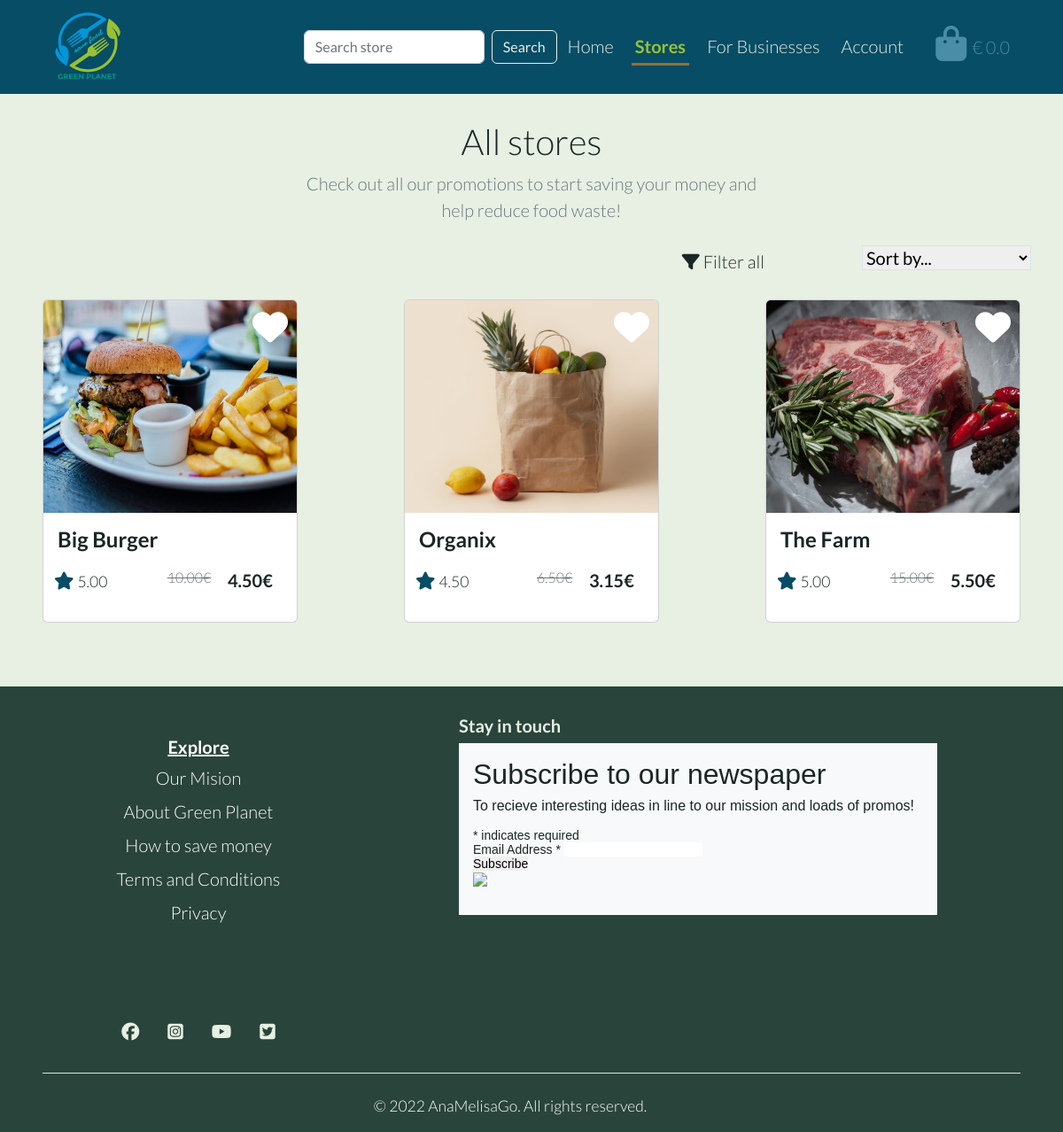
Before: /stores/ with the older database file.
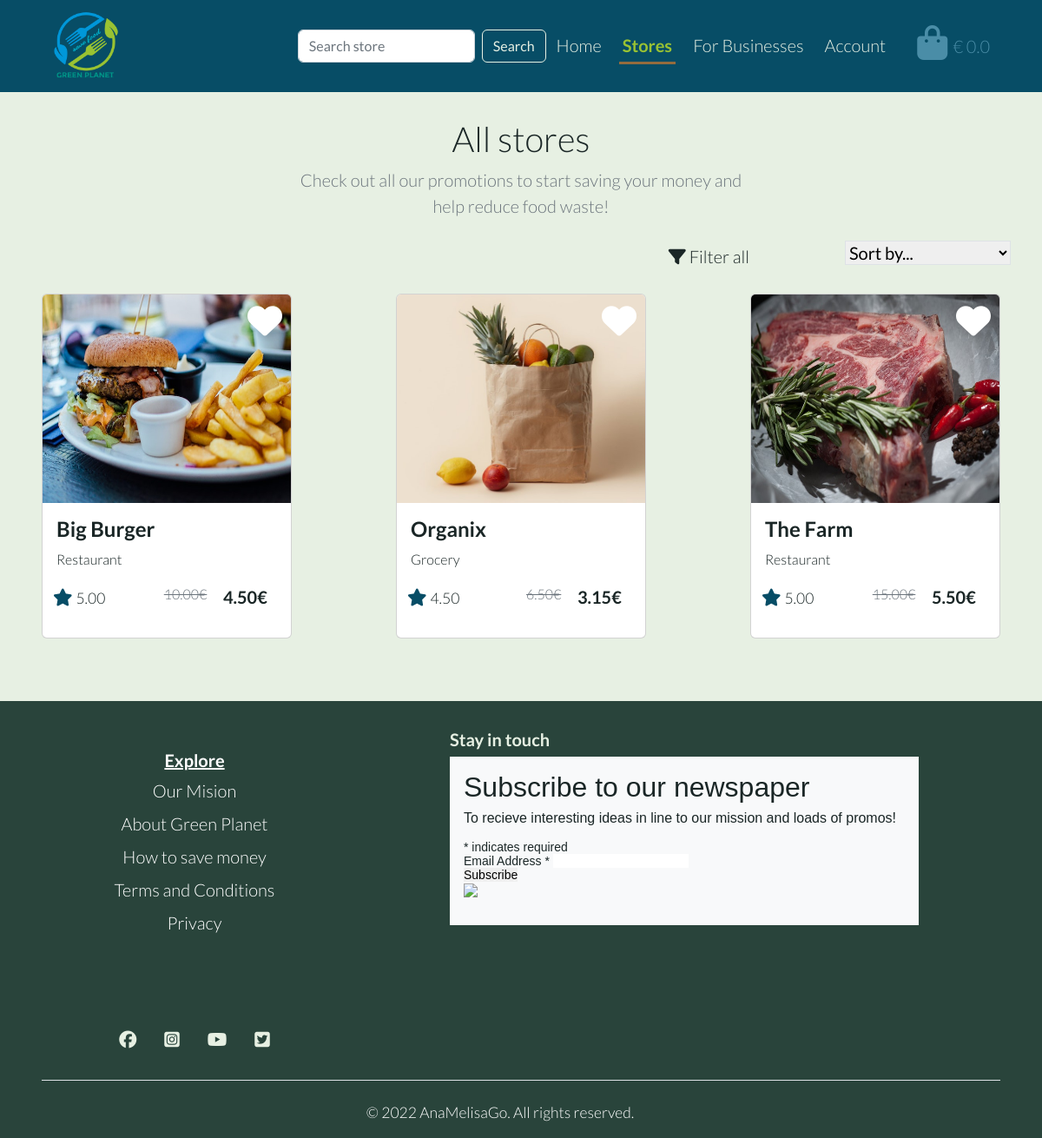
After: the same page with the newer database file.
### store/models.py (models this page shows, shortened)
class Store(models.Model):
    business_type = models.ForeignKey(
        'BusinessType', null=True, blank=True, on_delete=models.SET_NULL
    )
    store_name = models.CharField(max_length=255)
    details = models.TextField()
    address = models.CharField(max_length=255)
    original_price = models.DecimalField(max_digits=4, decimal_places=2)
    price = models.DecimalField(max_digits=4, decimal_places=2)
    rating = models.DecimalField(
        max_digits=4, decimal_places=2, null=True, blank=True
    )
    favourites = models.ManyToManyField(
        User, related_name='favourite', default=None, blank=True
    )
    image = models.ImageField(null=True, blank=True)
    def __str__(self):
        return self.store_name

class BusinessType(models.Model):
    name = models.CharField(max_length=255)
    friendly_name = models.CharField(max_length=255, null=True, blank=True)

### store/views.py (the view, shortened to what this page needs)
# urls.py: path('', views.all_stores, name='all_stores'),
def all_stores(request):
    stores = Store.objects.all()
    query = None
    business_types = None
    sort = None
    direction = None
    current_sorting = f'{sort}_{direction}'
    context = {
        'store': 'active',
        'all_stores': 'active',
        'stores': stores,
        'current_type': 'business_types',
        'current_sorting': current_sorting,
    }
    return render(request, 'stores/all_stores.html', context)

### bag/contexts.py (called while the page is built, shortened)
def bag_contents(request):
    bag_items = []
    grand_total = 0
    bag = request.session.get('bag', {})
    context = {
        'bag_items': bag_items,
        'grand_total': grand_total,
    }
    return context

### store/templates/stores/all_stores.html (shortened to what this page needs)
{% extends "base.html" %}
{% load static %}
{% block content %}
<main>
    <section class="py-2 text-center container">
        <div class="row">
            <div class="col-lg-6 col-md-8 mx-auto">
                <h1 class="fw-light">All stores</h1>
                <p class="lead text-muted">
                    Check out all our promotions to start saving your money and help reduce food waste!
                </p>
            </div>
        </div>
    </section>
    <section>
        <div class="row me-4">
            <div class="col-lg-3 col-md-4 col-sm-6 offset-lg-6 offset-md-4">
                <div class="dropdown d-flex gap-5 justify-content-end">
                    <a class="p-1 filter-link" href="#" role="button" data-bs-toggle="dropdown" aria-expanded="false">
                        <i class="fas fa-filter"></i>
                        <span>Filter all</span>
                    </a>
                </div>
            </div>
            <div class="col-lg-3 col-md-4 col-sm-6">
                <div class="sort-select-wrapper text-end">
                    <select id="filter-selector" class="custom-select custom-select-sm rounded-0 border border-{% if current_sorting != 'None_None' %}info{% else %}black{% endif %}">
                        <option value="reset" {% if current_sorting == 'None_None' %}selected{% endif %}>Sort by...</option>
                    </select>
                </div>
            </div>
        </div>
    </section>
    <div class="row row-cols-sm-1 row-cols-md-2 row-cols-lg-3 d-flex justify-content-center mb-5">
        {% for store in stores %}
        <div class="col my-4 d-flex justify-content-center">
            <div class="card position-relative" style="width: 18rem;">
                <a class="hvr-icon-grow" href="#">
                    <i class="fas fa-heart add-favourite fs-1 text-white hvr-icon"></i>
                </a>
                {% if store.image %}
                <a href="{% url 'store_detail' store.id %}">
                    <img src="{{ store.image.url }}" class="card-img-top" alt="{{ store.store_name }}">
                </a>
                {% else %}
                <a href="{% url 'store_detail' store.id %}">
                    <img src="{{ MEDIA_URL }}no-image.jpg" class="card-img-top" alt="{{ store.store_name }}">
                </a>
                {% endif %}
                <div class="card-body">
                    <a class="store-card-title" href="#">
                        <h4 class="card-title fw-bold">{{ store.store_name }}</h4>
                    </a>
                    <p class="card-text fs-6">{{ store.business_type.friendly_name }}</p>
                    <div class="row text-end">
                        <div class="col-4 px-2 text-start">
                            <p><i class="fas fa-star text-dark-ocean"></i> <small>{{ store.rating }}</small></p>
                        </div>
                        <div class="col-3 px-0 offset-1">
                            <p class="text-decoration-line-through text-muted fs-6">{{ store.original_price }}€</p>
                        </div>
                        <div class="col-3 px-0">
                            <p class="fw-bold">{{ store.price }}€</p>
                        </div>
                    </div>
                </div>
            </div>
        </div>
        {% endfor %}
    </div>
</main>
{% endblock %}

### templates/base.html (shortened to what this page needs)
{% load static %}
<!doctype html>
<html lang="en">
<head>
    {% block core_css %}
    <link href="https://cdn.jsdelivr.net/npm/bootstrap@5.2.2/dist/css/bootstrap.min.css" rel="stylesheet"
>
    <link rel="stylesheet" href="https://cdnjs.cloudflare.com/ajax/libs/hover.css/2.3.1/css/hover-min.css"
 />
    <link href="//cdn-images.mailchimp.com/embedcode/classic-071822.css" rel="stylesheet" type="text/css">
    <link rel="stylesheet" href="{% static 'css/base.css' %}">
    {% endblock %}
</head>
<body>
    <header class="container-fluid fixed-top g-0">
        <nav class="navbar navbar-dark navbar-expand-lg bg-dark-ocean">
            <div class="container-fluid">
                <a class="navbar-brand ms-lg-5 mx-2" href="{% url 'home' %}">
                    <img class="logo" src="{{ MEDIA_URL }}green-planet-logo.png" alt="Logo">
                </a>
                {% include 'includes/main-nav.html' %}
                <div class="d-none d-lg-block mb-2 me-5 text-sky-blue {{ bag }} hvr-icon-bounce">
                    <a class="nav-link {% if grand_total %}fw-bold{% endif %} hvr-icon" href="{% url 'view_bag' %}">
                        <span class="fs-2">
                            <i class="fas fa-shopping-bag fa-lg"></i>
                        </span>
                        {% if grand_total %}
                            <span class="my-0 text-white-leaf">
                                € {{ grand_total|floatformat:2 }}
                            </span>
                        {% else %}
                            <span class="text-sky-blue">
                                € 0.0
                            </span>
                        {% endif %}
                    </a>
                </div>
            </div>
        </nav>
    </header>
    {% block content %}
    {% endblock %}
    {% include 'includes/footer.html' %}
</body>
</html>

### templates/includes/main-nav.html (shortened to what this page needs)
<div class="collapse navbar-collapse justify-content-end me-4" id="main-navbar">
    <form method="GET" action="{% url 'all_stores' %}" class="d-flex" role="search">
        <input class="form-control me-2" type="text" name="q" placeholder="Search store" aria-label="Search store">
        <button class="btn btn-outline-white" type="submit">Search</button>
    </form>
    <ul class="navbar-nav mb-2 mb-lg-0">
        <li class="nav-item mx-lg-2">
            <a class="nav-link {{ home }} p-1" aria-current="page" href="{% url 'home' %}">Home</a>
        </li>
        <li class="nav-item dropdown mx-lg-2">
            <a class="nav-link p-1 {{ store }} {{ stores }}" href="#" role="button" data-bs-toggle="dropdown" aria-expanded="false">
                Stores
            </a>
        </li>
        <li class="nav-item mx-lg-2">
            <a class="nav-link {{ business }} p-1" aria-current="page" href="#">For Businesses</a>
        </li>
        <li class="nav-item dropdown mx-lg-2">
            <a class="nav-link p-1 {{ account }}" href="#" role="button" data-bs-toggle="dropdown" aria-expanded="false">
                Account
            </a>
        </li>
    </ul>
</div>

### templates/includes/footer.html (shortened to what this page needs)
<div class="container-fluid bg-dark-tree g-0">
    <footer class="pt-2 pb-0 px-5">
        <div class="row">
            <div class="col-lg-4 col-md-12 col-md-2 mb-3 text-center pt-5">
                <div class="row">
                    <div class="pb-5 col-12">
                        <h5 class="text-white fw-bold text-decoration-underline">Explore</h5>
                        <ul class="nav flex-column">
                            <li class="nav-item mb-2"><a href="#greenMission" class="nav-link p-0 text-white">Our Mision</a></li>
                            <li class="nav-item mb-2"><a href="#" class="nav-link p-0 text-white">About Green Planet</a></li>
                            <li class="nav-item mb-2"><a href="#save-money" class="nav-link p-0 text-white">How to save
                                    money</a></li>
                            <li class="nav-item mb-2"><a href="{% url 'terms' %}" class="nav-link p-0 text-white">Terms and
                                    Conditions</a></li>
                            <li class="nav-item mb-2"><a href="{% url 'privacy' %}" class="nav-link p-0 text-white">Privacy</a>
                            </li>
                        </ul>
                    </div>
                    <div class="pt-5 col-12">
                        <ul class="px-5 list-unstyled d-flex justify-content-center">
                            <li class="mx-3"><a class="text-white-leaf" href="#"><i class="fab fa-facebook"></i></a></li>
                            <li class="mx-3"><a class="text-white-leaf" href="#"><i class="fab fa-instagram-square"></i></a></li>
                            <li class="mx-3"><a class="text-white-leaf" href="#"><i class="fab fa-youtube"></i></a></li>
                            <li class="mx-3"><a class="text-white-leaf" href="#"><i class="fab fa-twitter-square"></i></a></li>
                        </ul>
                    </div>
                </div>
            </div>
            <div class="col-lg-6 col-md-12 offset-lg-1 mb-3 py-4">
                <h5 class="fw-bold text-white-leaf">Stay in touch</h5>
                <div id="mc_embed_signup" class="p-3 bg-light">
                    <form
                        action="https://gmail.us8.list-manage.com/subscribe/post?u=fd979b00106049a7ad2afe513&amp;id=3d60575d18&amp;f_id=001e12e0f0"
                        method="post" id="mc-embedded-subscribe-form" name="mc-embedded-subscribe-form" class="validate"
                        target="_blank" novalidate>
                        <div id="mc_embed_signup_scroll">
                            <h2>Subscribe to our newspaper</h2>
                            <p class="fs-6">To recieve interesting ideas in line to our mission and loads of promos!</p>
                            <div class="indicates-required"><span class="asterisk">*</span> indicates required</div>
                            <div class="mc-field-group">
                                <label for="mce-EMAIL">Email Address <span class="asterisk">*</span>
                                </label>
                                <input type="email" value="" name="EMAIL" class="required email" id="mce-EMAIL"
                                    required>
                            </div>
                            <div class="optionalParent">
                                <div class="clear foot">
                                    <input type="submit" value="Subscribe" name="subscribe" id="mc-embedded-subscribe"
                                        class="button">
                                    <p class="brandingLogo"><a href="http://eepurl.com/ieHKDb"
                                            title="Mailchimp - email marketing made easy and fun"><img
                                                src="https://eep.io/mc-cdn-images/template_images/branding_logo_text_dark_dtp.svg"></a>
                                    </p>
                                </div>
                            </div>
                        </div>
                    </form>
                </div>
            </div>
        </div>
        <div class="d-flex flex-column flex-sm-row justify-content-center pt-4 border-top">
            <small>
                <p class="copyright px-5 me-5">&copy; 2022 AnaMelisaGo. All rights reserved.</p>
            </small>
        </div>
    </footer>
</div>

### static/css/base.css (style rules this page uses)
:root { --planet-trans-cloud: rgba(194, 219, 232, 0.75); --planet-trans-black: rgba(26, 38, 38, 0.3); --planet-black-night: #1a2626; --planet-dark-tree: #29443b; --planet-dark-ocean: #074d66; --planet-sky-blue: #4a8da7; --planet-white-leaf: #e7f0e3; --planet-brown-leaf: #946C3E; --planet-yellow-leaf: #99C233; }
* { padding: 0; margin: 0; border: none; }
html { height: 100%; }
body { min-height: 100vh; display: flex; flex-direction: column; background-color: var(--planet-white-leaf); font-weight: 300; color: var(--planet-black-night); font-size: 20px; font-family: 'Lato', sans-serif; }
a { color: var(--planet-black-night); text-decoration: none; }
.bg-dark-tree { background-color: var(--planet-dark-tree); }
.bg-dark-ocean { background-color: var(--planet-dark-ocean); }
.text-white-leaf { color: var(--planet-white-leaf); }
.text-dark-ocean { color: var(--planet-dark-ocean); }
.text-sky-blue { color: var(--planet-sky-blue); }
.logo { max-height: 5rem; max-width: 5rem; }
.navbar-expand-lg .navbar-nav .nav-link:not(.active) { background-image: linear-gradient(to right, var(--planet-sky-blue), var(--planet-white-leaf) 50%, var(--planet-white-leaf) 50%); background-size: 200% 100%; background-position: -100%; display: inline-block; padding: 5px 0; position: relative; -webkit-background-clip: text; -webkit-text-fill-color: transparent; transition: all 0.3s ease-in-out; }
.navbar-expand-lg .navbar-nav .nav-link:before { content: ''; background: var(--planet-sky-blue); display: block; position: absolute; bottom: -3px; left: 0; width: 0; height: 3px; transition: all 0.3s ease-in-out; }
.navbar-expand-lg .navbar-nav .active { font-weight: bolder; border-bottom: 3px solid var(--planet-brown-leaf); background-image: linear-gradient(to right, var(--planet-white-leaf), var(--planet-sky-blue) 50%, var(--planet-yellow-leaf) 50%); background-size: 200% 100%; background-position: -100%; display: inline-block; padding: 5px 15px; font-weight: bold; position: relative; -webkit-background-clip: text; -webkit-text-fill-color: transparent; transition: all 0.3s ease-in-out; }
.btn-outline-white { color: var(--planet-white-leaf); border: 1px solid var(--planet-white-leaf); }
.copyright { color: #fff; }
#mc_embed_signup { clear: left; font: 14px Helvetica, Arial, sans-serif; width: 100%; }
.brandingLogo img { width: 8rem; }
.add-favourite { position: absolute; top: 10px; right: 10px; color: aquamarine; }
.card-img-top { height: 15rem; }

Changed rows visible on the page:
changed Store "Big Burger": business_type.friendly_name (not shown) → "Restaurant"
changed Store "Organix": business_type.friendly_name (not shown) → "Grocery"
changed Store "The Farm": business_type.friendly_name (not shown) → "Restaurant"
